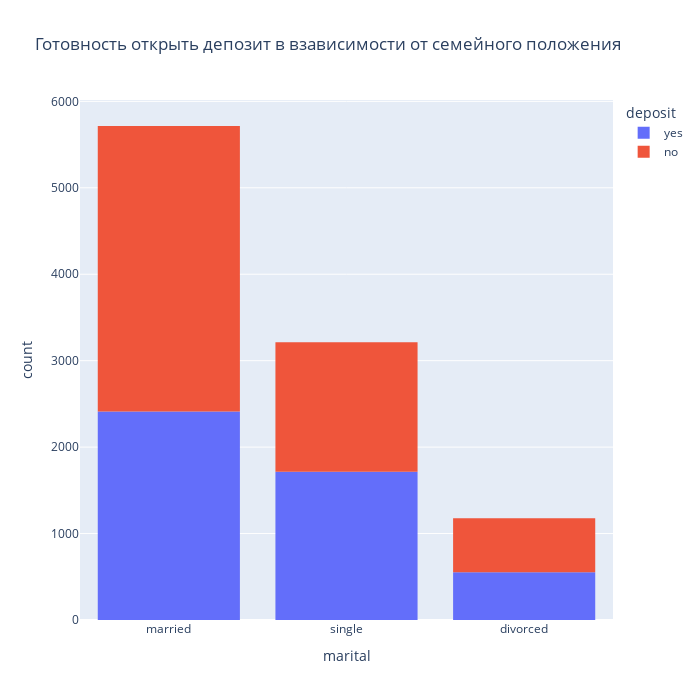

The cell this chart's notebook holds for it:
### Markdown cell above
### Задание 7

### Code cell
# постройте визуализации для открывших и неоткрывших депозит в зависимости от семейного статуса
display(percent_func('marital','deposit','Готовность открыть депозит в взависимости от семейного положения'))

### Figure 1 — Plotly figure (JSON) as saved in the notebook; plotly's stock layout.template omitted (floating-point values rounded to 4 significant figures; data arrays with more than 128 entries replaced by an {"elided": "..."} marker saying what was removed)
{"data": [{"alignmentgroup": "True", "bingroup": "x", "hovertemplate": "deposit=yes<br>marital=%{x}<br>count=%{y}<extra></extra>", "legendgroup": "yes", "marker": {"color": "#636efa", "pattern": {"shape": ""}}, "name": "yes", "offsetgroup": "yes", "orientation": "v", "showlegend": true, "type": "histogram", "x": {"elided": "4681 str values"}, "xaxis": "x", "yaxis": "y"}, {"alignmentgroup": "True", "bingroup": "x", "hovertemplate": "deposit=no<br>marital=%{x}<br>count=%{y}<extra></extra>", "legendgroup": "no", "marker": {"color": "#EF553B", "pattern": {"shape": ""}}, "name": "no", "offsetgroup": "no", "orientation": "v", "showlegend": true, "type": "histogram", "x": {"elided": "5424 str values"}, "xaxis": "x", "yaxis": "y"}], "layout": {"barmode": "relative", "height": 700, "legend": {"title": {"text": "deposit"}, "tracegroupgap": 0}, "title": {"text": "Готовность открыть депозит в взависимости от семейного положения"}, "width": 700, "xaxis": {"anchor": "y", "domain": [0, 1], "title": {"text": "marital"}}, "yaxis": {"anchor": "x", "domain": [0, 1], "title": {"text": "count"}}}}
